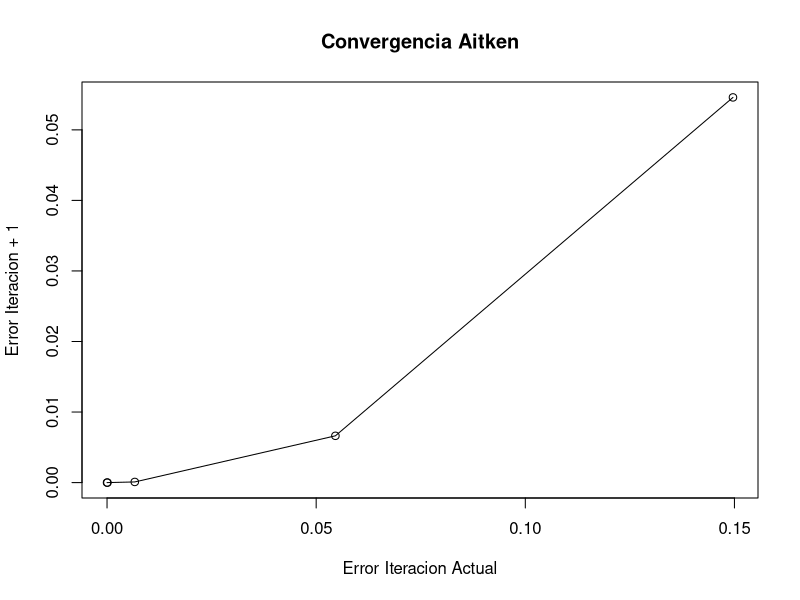
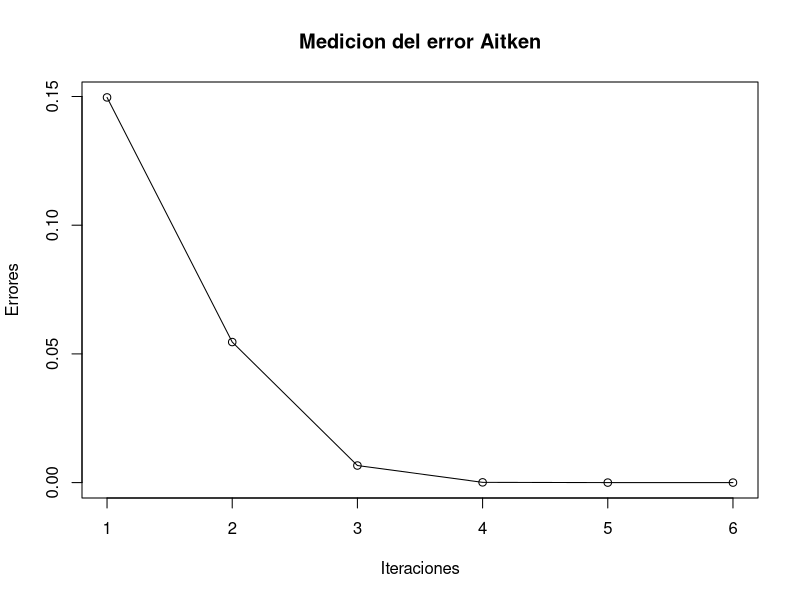
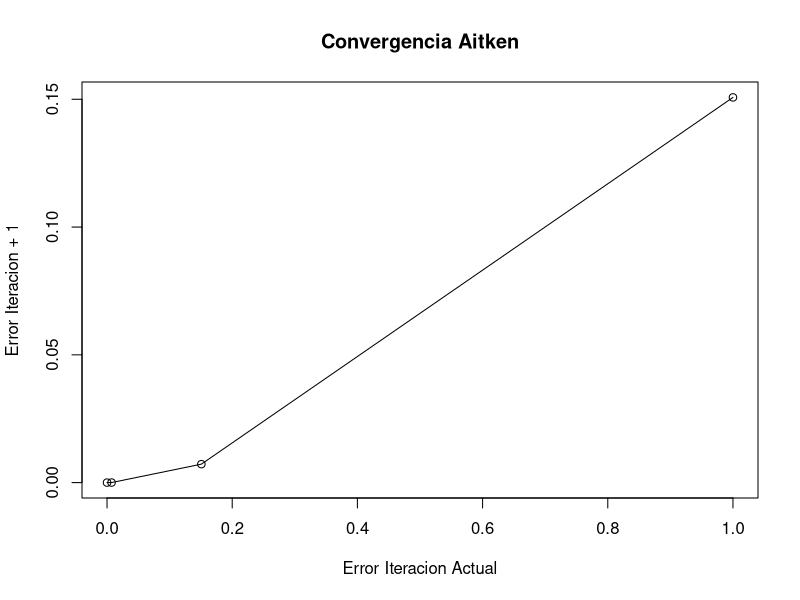
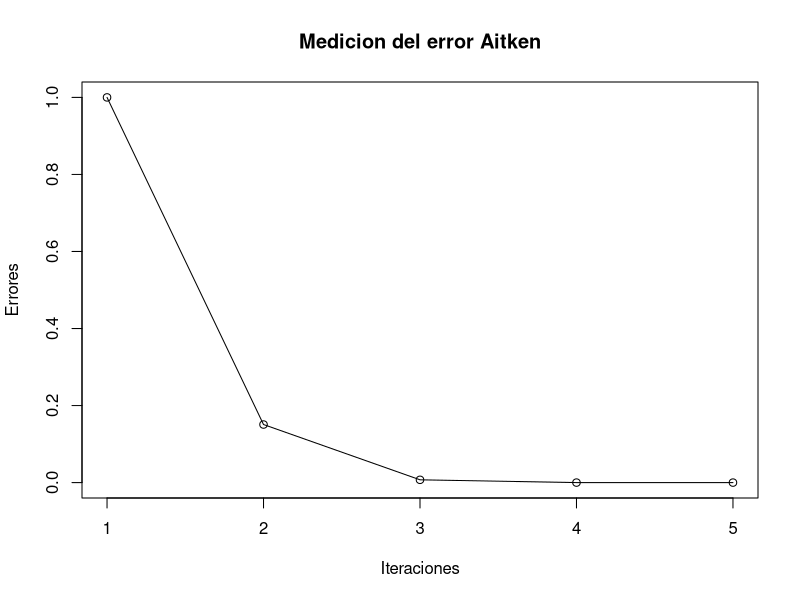

The R source for these figures, in order:
aitken = function(f, m, x0, tol)
{
  
  intIni = x0

  
  eje_x = c()
  eje_y = c()
  errores = c()
  k =0
  g<-parse(text=f)
  fx = function(x){eval(g[[1]])}
  d.<-D(parse(text=f ), "x")
  df<-function(x) eval(d.)
  
  cat( "\n", formatC ( c( "Iteracion     ", "Cero      ", "  Error     "), width = 2, format = "d", flag = " "  ), "\n")
  
  repeat
  {
    k = k + 1
    x1 = x0 - m*(fx(x0)/df(x0))
    dx = abs(x1-x0)
    error = dx/x1
    errores[k] = error
    
    cat( formatC( c(k, x1, dx), digits = 7, width = -15, format = "f", flag = "  "  ), "\n" )
    
    if (dx < tol)
    {
      iter = c(1:k)
      cont_n = 0;
      cont_e = 0;
      repeat
      {
        eje_x[cont_n] = errores[cont_e]
        eje_y[cont_n] = errores[cont_e+1]
        cont_n = cont_n + 1
        cont_e = cont_e + 1;
        
        if (cont_n == k)
        {
          break;
        }
      }
      
      cat("\nRaiz de ", f, "es aproximadamente ", x1," con un valor inicial", intIni,", una multiplicidad,", m ,"con error menor que ",formatC(dx, digits = 7,  width = -15, format = "f", flag = "  "))
      
      plot(eje_x, eje_y, main = "Convergencia Aitken", xlab= "Error Iteracion Actual", ylab = "Error Iteracion + 1", type = 'o' )
      plot(iter, errores, main = "Medicion del error Aitken", xlab= "Iteraciones", ylab = "Errores", type = 'o' )
      
      break;
    }
    x0 = x1
    
  }
}


limInf = 0
limSup = 2
limMitad = 1
tolerancia = 1e-8
f = function(x) ((exp(1)^x) - (pi*x))

aitken("2.7182^x-3.1415*x", 1, 2, tolerancia)

aitken("2.7182^x-3.1415*x", 1, 0, tolerancia)